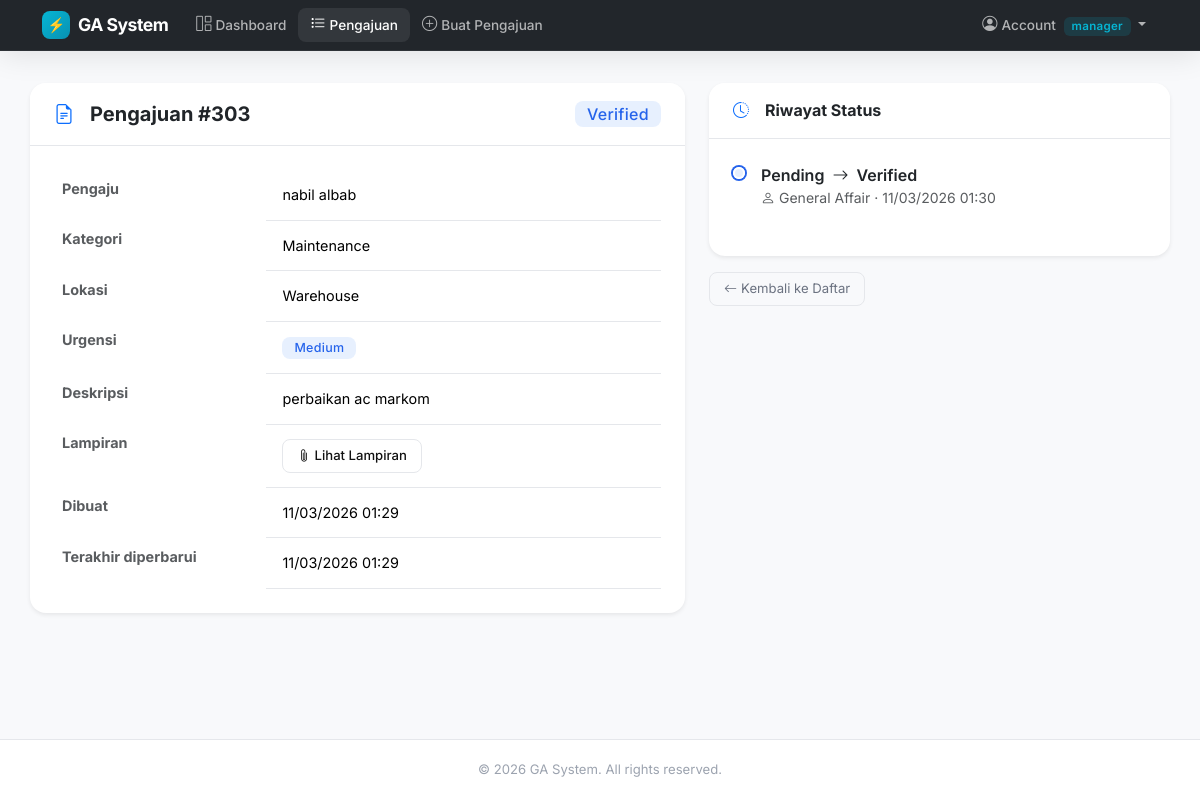
/requests/303/ (signed in), run on an earlier commit of the app's database.
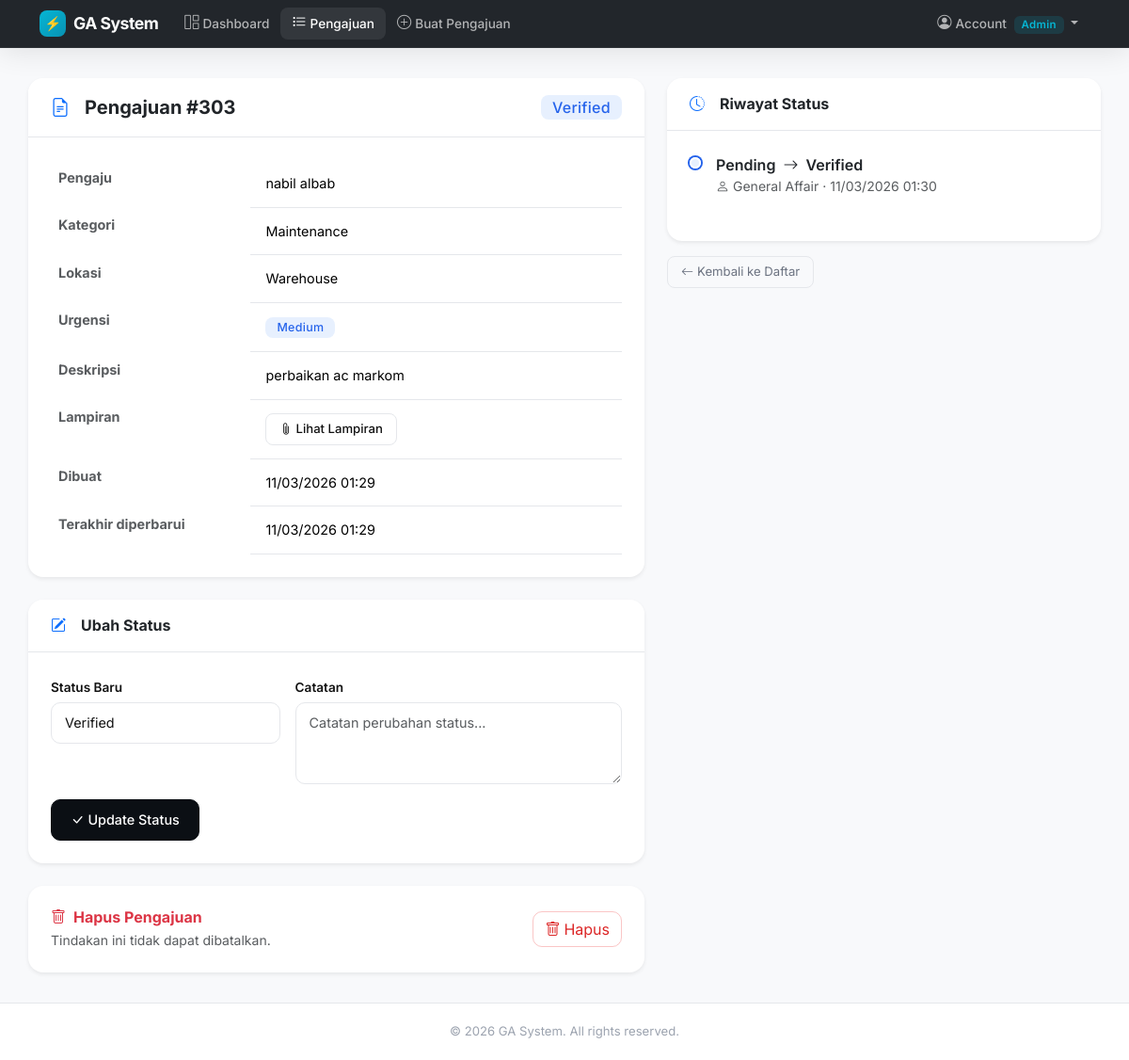
And on a later commit of the database.
### users/models.py (models this page shows, shortened)
class User(AbstractUser):
    class Role(models.TextChoices):
        ADMIN = 'admin', 'Admin'
        GA = 'ga', 'General Affair'
        KARYAWAN = 'karyawan', 'Karyawan'
    role = models.CharField(
        max_length=20,
        choices=Role.choices,
        default=Role.KARYAWAN,
        db_index=True,
    )
    phone = models.CharField(
        max_length=20,
        blank=True,
        help_text='Nomor WhatsApp, contoh: 6281234567890',
    )
    class Meta:
        ordering = ['username']

### requests_app/models.py (models this page shows, shortened)
class ServiceRequest(models.Model):
    class Category(models.TextChoices):
        MAINTENANCE = 'maintenance', 'Maintenance'
        CLEANING = 'cleaning', 'Cleaning'
        SECURITY = 'security', 'Security'
        SUPPLIES = 'supplies', 'Office Supplies'
        VEHICLE = 'vehicle', 'Vehicle'
        FACILITY = 'facility', 'Facility'
        OTHER = 'other', 'Other'
    class Urgency(models.TextChoices):
        LOW = 'low', 'Low'
        MEDIUM = 'medium', 'Medium'
        HIGH = 'high', 'High'
        CRITICAL = 'critical', 'Critical'
    class Status(models.TextChoices):
        PENDING = 'pending', 'Pending'
        VERIFIED = 'verified', 'Verified'
        ON_PROGRESS = 'on_progress', 'On Progress'
        REJECTED = 'rejected', 'Rejected'
        COMPLETED = 'completed', 'Completed'
    requester = models.ForeignKey(
        settings.AUTH_USER_MODEL,
        on_delete=models.CASCADE,
        related_name='service_requests',
    )
    category = models.CharField(
        max_length=30,
        choices=Category.choices,
    )
    description = models.TextField()
    location = models.CharField(max_length=255)
    urgency = models.CharField(
        max_length=20,
        choices=Urgency.choices,
        default=Urgency.MEDIUM,
    )
    attachment = models.FileField(
        upload_to='attachments/%Y/%m/',
        blank=True,
        null=True,
    )
    status = models.CharField(
        max_length=20,
        choices=Status.choices,
        default=Status.PENDING,
        db_index=True,
    )
    created_at = models.DateTimeField(auto_now_add=True, db_index=True)
    updated_at = models.DateTimeField(auto_now=True, db_index=True)
    class Meta:
        ordering = ['-created_at']  # Newest requests first
        verbose_name = 'Service Request'
        verbose_name_plural = 'Service Requests'

class RequestLog(models.Model):
    service_request = models.ForeignKey(
        ServiceRequest,
        on_delete=models.CASCADE,
        related_name='logs',
    )
    old_status = models.CharField(max_length=20, choices=ServiceRequest.Status.choices)
    new_status = models.CharField(max_length=20, choices=ServiceRequest.Status.choices)
    updated_by = models.ForeignKey(
        settings.AUTH_USER_MODEL,
        on_delete=models.SET_NULL,
        null=True,
    )
    notes = models.TextField(blank=True)
    created_at = models.DateTimeField(auto_now_add=True)
    class Meta:
        ordering = ['-created_at']
        verbose_name = 'Request Log'
        verbose_name_plural = 'Request Logs'

### requests_app/views.py (the view)
# urls.py: path("<int:pk>/", views.RequestDetailView.as_view(), name="request_detail"),
class RequestDetailView(LoginRequiredMixin, DetailView):
    model = ServiceRequest
    template_name = "requests_app/request_detail.html"
    context_object_name = "service_request"
    def get_queryset(self):
        qs = super().get_queryset().select_related("requester")
        user = self.request.user
        if user.role == "karyawan":
            qs = qs.filter(requester=user)
        return qs
    def get_context_data(self, **kwargs):
        ctx = super().get_context_data(**kwargs)
        ctx["logs"] = self.object.logs.select_related("updated_by").order_by(
            "-created_at"
        )
        if self.request.user.role in ("ga", "admin"):
            ctx["status_form"] = StatusUpdateForm()
        return ctx

### requests_app/forms.py
class StatusUpdateForm(forms.Form):
    STATUS_CHOICES = [
        ('verified', 'Verified'),
        ('on_progress', 'On Progress'),
        ('rejected', 'Rejected'),
        ('completed', 'Completed'),
    ]
    new_status = forms.ChoiceField(
        choices=STATUS_CHOICES,
        widget=forms.Select(attrs={'class': 'form-select'}),
        label='Status Baru',
    )
    notes = forms.CharField(
        required=False,
        widget=forms.Textarea(attrs={
            'class': 'form-control',
            'rows': 3,
            'placeholder': 'Catatan perubahan status...',
        }),
        label='Catatan',
    )

### templates/requests_app/request_detail.html (shortened to what this page needs)
{% extends 'base.html' %}
{% block content %}
<div class="row g-4">
    <div class="col-lg-7">
        <div class="card shadow-sm border-0">
            <div class="card-header bg-white d-flex justify-content-between align-items-center">
                <h5 class="mb-0 fw-bold">
                    <i class="bi bi-file-earmark-text me-2 text-primary"></i>Pengajuan #{{ service_request.pk }}
                </h5>
                <span
                    class="badge fs-6 {% if service_request.status == 'completed' %}bg-success{% elif service_request.status == 'rejected' %}bg-danger{% elif service_request.status == 'on_progress' %}bg-primary{% elif service_request.status == 'verified' %}bg-info text-dark{% else %}bg-warning text-dark{% endif %}">
                    {{ service_request.get_status_display }}
                </span>
            </div>
            <div class="card-body">
                <table class="table table-borderless mb-0 info-table">
                    <tr>
                        <th class="text-muted" style="width:35%">Pengaju</th>
                        <td>{{ service_request.requester.get_full_name|default:service_request.requester.username }}
                        </td>
                    </tr>
                    <tr>
                        <th class="text-muted">Kategori</th>
                        <td>{{ service_request.get_category_display }}</td>
                    </tr>
                    <tr>
                        <th class="text-muted">Lokasi</th>
                        <td>{{ service_request.location }}</td>
                    </tr>
                    <tr>
                        <th class="text-muted">Urgensi</th>
                        <td>
                            <span
                                class="badge {% if service_request.urgency == 'critical' %}bg-danger{% elif service_request.urgency == 'high' %}bg-warning text-dark{% elif service_request.urgency == 'medium' %}bg-info text-dark{% else %}bg-secondary{% endif %}">
                                {{ service_request.get_urgency_display }}
                            </span>
                        </td>
                    </tr>
                    <tr>
                        <th class="text-muted">Deskripsi</th>
                        <td>{{ service_request.description|linebreaksbr }}</td>
                    </tr>
                    {% if service_request.attachment %}
                    <tr>
                        <th class="text-muted">Lampiran</th>
                        <td>
                            <a href="{{ service_request.attachment.url }}" target="_blank"
                                class="btn btn-sm btn-outline-primary">
                                <i class="bi bi-paperclip me-1"></i>Lihat Lampiran
                            </a>
                        </td>
                    </tr>
                    {% endif %}
                    <tr>
                        <th class="text-muted">Dibuat</th>
                        <td>{{ service_request.created_at|date:"d/m/Y H:i" }}</td>
                    </tr>
                    <tr>
                        <th class="text-muted">Terakhir diperbarui</th>
                        <td>{{ service_request.updated_at|date:"d/m/Y H:i" }}</td>
                    </tr>
                </table>
            </div>
        </div>
        {% if status_form %}
        <div class="card shadow-sm border-0 mt-4">
            <div class="card-header bg-white">
                <h6 class="mb-0 fw-bold"><i class="bi bi-pencil-square me-2 text-primary"></i>Ubah Status</h6>
            </div>
            <div class="card-body">
                <form method="post" action="{% url 'requests_app:request_update_status' service_request.pk %}">
                    <div class="row g-3">
                        <div class="col-md-5">
                            <label class="form-label fw-semibold">Status Baru</label>
                            {{ status_form.new_status }}
                        </div>
                        <div class="col-md-7">
                            <label class="form-label fw-semibold">Catatan</label>
                            {{ status_form.notes }}
                        </div>
                    </div>
                    <button type="submit" class="btn btn-primary mt-3">
                        <i class="bi bi-check-lg me-1"></i>Update Status
                    </button>
                </form>
            </div>
        </div>
        <div class="card shadow-sm border-0 mt-4 border-danger">
            <div class="card-body d-flex justify-content-between align-items-center">
                <div>
                    <h6 class="mb-1 fw-bold text-danger"><i class="bi bi-trash me-2"></i>Hapus Pengajuan</h6>
                    <p class="text-muted small mb-0">Tindakan ini tidak dapat dibatalkan.</p>
                </div>
                <button type="button" class="btn btn-outline-danger" data-bs-toggle="modal"
                    data-bs-target="#deleteModal">
                    <i class="bi bi-trash me-1"></i>Hapus
                </button>
            </div>
        </div>
        {% endif %}
    </div>
    <div class="col-lg-5">
        <div class="card shadow-sm border-0">
            <div class="card-header bg-white">
                <h6 class="mb-0 fw-bold"><i class="bi bi-clock-history me-2 text-primary"></i>Riwayat Status</h6>
            </div>
            <div class="card-body">
                {% if logs %}
                <div class="timeline">
                    {% for log in logs %}
                    <div class="timeline-item mb-4">
                        <div class="d-flex align-items-start">
                            <div class="timeline-dot {% if log.new_status == 'completed' %}bg-success{% elif log.new_status == 'rejected' %}bg-danger{% elif log.new_status == 'on_progress' %}bg-primary{% elif log.new_status == 'verified' %}bg-info{% else %}bg-warning{% endif %} rounded-circle me-3 mt-1"
                                style="width:12px;height:12px;min-width:12px;"></div>
                            <div>
                                <div class="fw-semibold">
                                    {{ log.get_old_status_display }}
                                    <i class="bi bi-arrow-right mx-1"></i>
                                    {{ log.get_new_status_display }}
                                </div>
                                <div class="text-muted small">
                                    <i class="bi bi-person me-1"></i>{{ log.updated_by.get_full_name|default:log.updated_by.username }}
                                    &middot; {{ log.created_at|date:"d/m/Y H:i" }}
                                </div>
                            </div>
                        </div>
                    </div>
                    {% endfor %}
                </div>
                {% else %}
                <p class="text-muted text-center mb-0">Belum ada perubahan status.</p>
                {% endif %}
            </div>
        </div>
        <div class="mt-3">
            <a href="{% url 'requests_app:request_list' %}" class="btn btn-outline-secondary btn-sm">
                <i class="bi bi-arrow-left me-1"></i>Kembali ke Daftar
            </a>
        </div>
    </div>
</div>
{% endblock %}

### templates/base.html (shortened to what this page needs)
{% load static %}
<!DOCTYPE html>
<html lang="id">
<head>
    <link href="https://cdn.jsdelivr.net/npm/bootstrap@5.3.3/dist/css/bootstrap.min.css" rel="stylesheet">
    <link href="https://cdn.jsdelivr.net/npm/bootstrap-icons@1.11.3/font/bootstrap-icons.min.css" rel="stylesheet">
    <link href="{% static 'css/style.css' %}" rel="stylesheet">
</head>
<body>
    {% if user.is_authenticated %}
    <nav class="navbar navbar-expand-lg navbar-dark navbar-ga sticky-top glassmorphic-navbar">
        <div class="container">
            <a class="navbar-brand" href="{% url 'users:dashboard' %}">
                <span class="logo-icon">⚡</span>
                GA System
            </a>
            <div class="collapse navbar-collapse" id="navbarNav">
                <ul class="navbar-nav me-auto">
                    <li class="nav-item">
                        <a class="nav-link " href="{% url 'users:dashboard' %}">
                            <i class="bi bi-grid-1x2 me-1"></i>Dashboard
                        </a>
                    </li>
                    <li class="nav-item">
                        <a class="nav-link {% if request.resolver_match.url_name == 'request_list' or request.resolver_match.url_name == 'request_detail' %}active{% endif %}" href="{% url 'requests_app:request_list' %}">
                            <i class="bi bi-list-task me-1"></i>Pengajuan
                        </a>
                    </li>
                    <li class="nav-item">
                        <a class="nav-link {% if request.resolver_match.url_name == 'request_create' %}active{% endif %}" href="{% url 'requests_app:request_create' %}">
                            <i class="bi bi-plus-circle me-1"></i>Buat Pengajuan
                        </a>
                    </li>
                </ul>
                <ul class="navbar-nav">
                    <li class="nav-item dropdown">
                        <a class="nav-link dropdown-toggle" href="#" role="button" data-bs-toggle="dropdown">
                            <i class="bi bi-person-circle me-1"></i>Account
                            <span class="badge ms-1">{{ request.user.get_role_display }}</span>
                        </a>
                    </li>
                </ul>
            </div>
        </div>
    </nav>
    {% endif %}
    <main class="container page-container">
        {% block content %}{% endblock %}
    </main>
    <footer class="footer-ga mt-auto">
        <div class="container text-center text-muted small">
            &copy; 2026 GA System. All rights reserved.
        </div>
    </footer>
</body>
</html>

What changed in the data, as far as the page shows it:
changed User: user.role "manager" → "Admin"
Also different on the page:
form field new_status: (not shown) → "Verified"
text now shown: "Ubah Status Status Baru Catatan Update Status Hapus Pengajuan Tindakan ini tidak dapat dibatalkan. Hapus"
